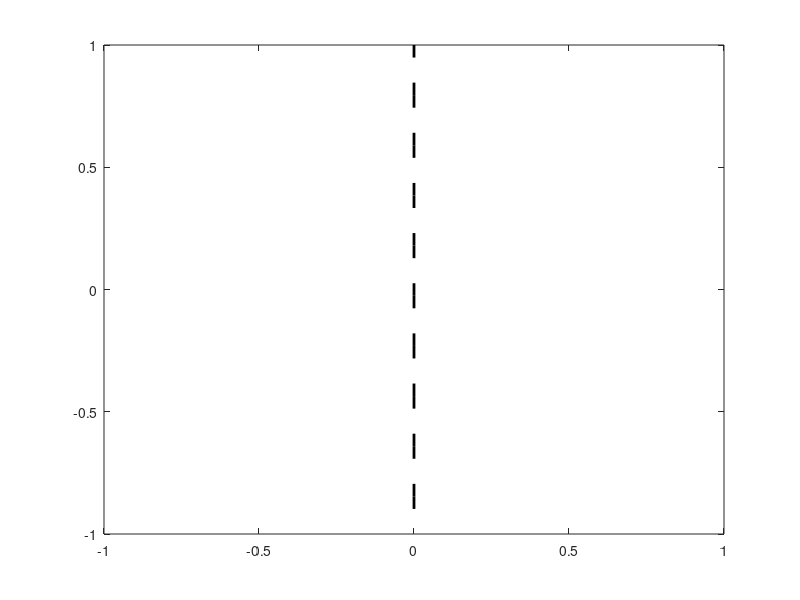

Here is the MATLAB script that generated this plot: (Note: this script raises an error after producing the figure.)
if 1
clf
grating = linspace(1,-1,40);
grating(3:4:end) = nan;
plot(0*grating,grating,'k','linewidt',2)
grating = linspace(1,-1,40);
hold on
ei = [cos(21*pi/180) sin(21*pi/180)];
eu = [cos(-37*pi/180) sin(-37*pi/180)];
r1_i = point_on_line([0 grating(11)],ei,-1);
r1_u = point_on_line([0 grating(15)],eu,1);
r2_i = point_on_line([0 grating(15)],ei,-1);
r2_u = point_on_line([0 grating(11)],eu,1);
r3_u = point_on_line([0 grating(11)],eu,sin(37*pi/180)*abs(grating(15)-grating(11)));
r3_i = point_on_line([0 grating(11)],ei,-sin(21*pi/180)*abs(grating(15)-grating(11)));
plot([r1_i(1) 0],[r1_i(2) grating(11)],'b','linewidth',2)
plot([r2_i(1) 0],[r2_i(2) grating(15)],'b','linewidth',2)
plot([r1_u(1) 0],[r1_u(2) grating(15)],'b','linewidth',2)
plot([r2_u(1) 0],[r2_u(2) grating(11)],'b','linewidth',2)
plot([r3_u(1) 0],[r3_u(2) grating(11)],'r','linewidth',2)
plot([r3_i(1) 0],[r3_i(2) grating(11)],'r','linewidth',2)
plot([r3_i(1) 0],[r3_i(2) grating(15)],'k--','linewidth',1)
plot([r3_u(1) 0],[r3_u(2) grating(15)],'k--','linewidth',1)
axis equal
axis off
plot([-5*r3_i(1) 0],[1 1]*grating(11),'k--','linewidth',1)
plot([10*r3_i(1) 0],[1 1]*grating(11),'k--','linewidth',1)
gtext('\theta_{in}','fontsize',14)
gtext('\theta_{out}','fontsize',14)
plot([10*r3_i(1) 0],[1 1]*grating(23),'k--','linewidth',1)
plot([10*r3_i(1) 0],[1 1]*grating(27),'k--','linewidth',1)
gtext('d','fontsize',14)
end
